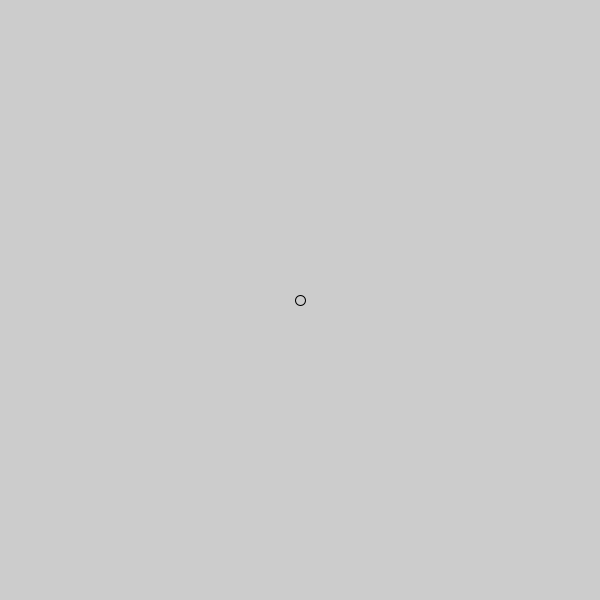
Frame 1 (no input)
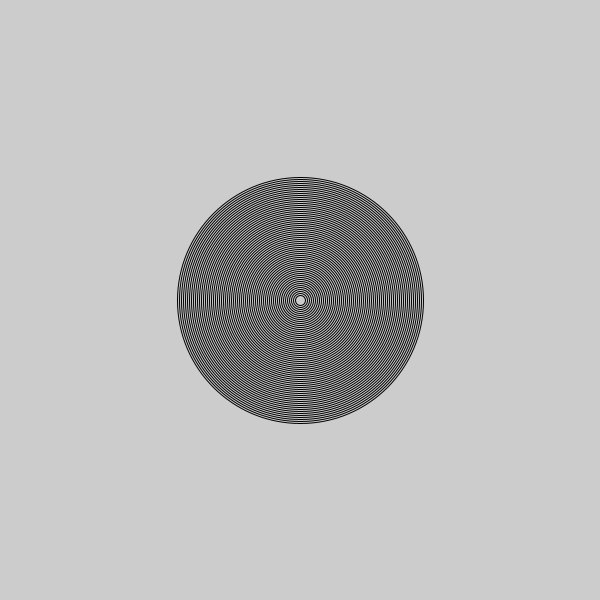
Frame 60 (the mouse pressed at the canvas centre just before this capture)
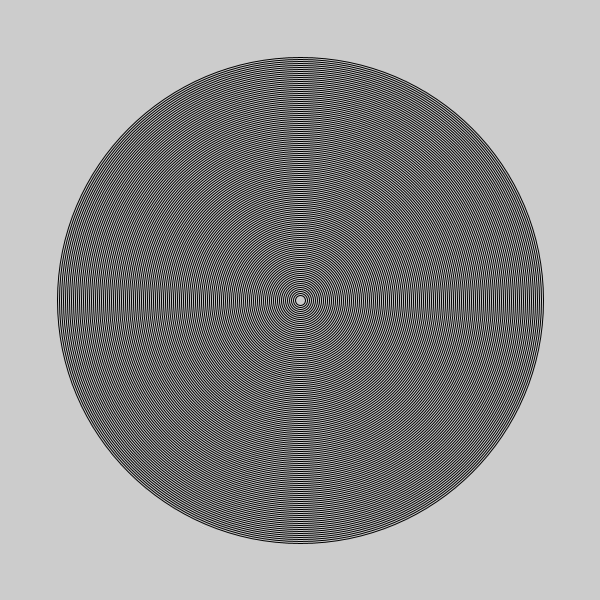
Frame 120 (the mouse held since frame 60 and released just before this capture)

The Processing sketch that drew these frames (run headless with seeded random() and noise(); from frame 60 on, the mouse is pressed at the canvas centre):

// Processing sketch: AnimateCircleNoFill
// ── AnimateCircleNoFill.pde
int a = 10;


void setup() {
  size(600, 600);
  println("Setup");
  println(a);
}


void draw() {
  noFill();
  circle(width/2, height/2, a);
  a += 4;
}
